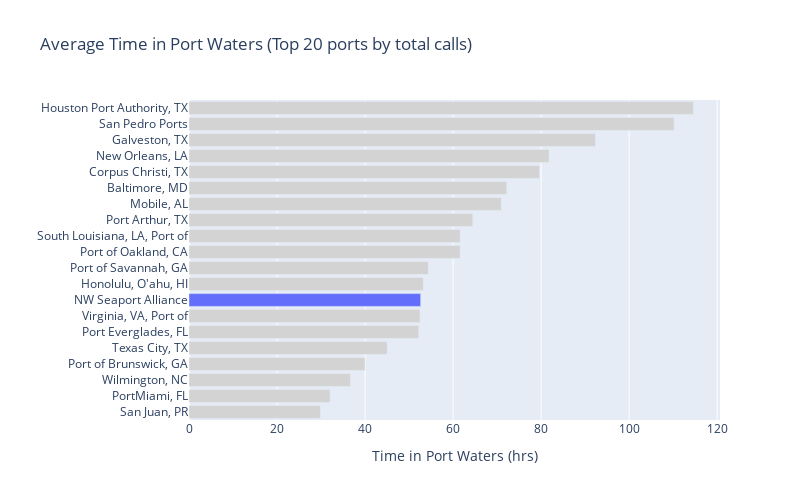

Here is the notebook cell this chart was saved with:
### Markdown cell above
better: total volume per hour at berth

### Code cell
#get top 20 ports by calls
top_groups_calls = (
    calls_df
    .group_by('port_group')
    .agg(pl.col('call_id').count().alias('total_calls'))
    .sort(pl.col('total_calls'), descending=True)
    .limit(20)
)

#plot
bar_ranking(df=calls_df, cat_group='port_group', stat_col='hrs_in_port_waters',
            filter_col='port_group', filter=top_groups_calls['port_group'],
            stat_alias='Time in Port Waters (hrs)', 
            title='Average Time in Port Waters (Top 20 ports by total calls)',
            labels={'port_group':''}, highlight='NW Seaport Alliance',
            limit=50, width=800, height=500)

### Figure 1 — Plotly figure (JSON) as saved in the notebook; plotly's stock layout.template omitted (floating-point values rounded to 4 significant figures)
{"data": [{"hovertemplate": "Time in Port Waters (hrs)=%{x}<br>=%{y}<extra></extra>", "legendgroup": "", "marker": {"color": ["lightgrey", "lightgrey", "lightgrey", "lightgrey", "lightgrey", "lightgrey", "lightgrey", "#636efa", "lightgrey", "lightgrey", "lightgrey", "lightgrey", "lightgrey", "lightgrey", "lightgrey", "lightgrey", "lightgrey", "lightgrey", "lightgrey", "lightgrey"], "pattern": {"shape": ""}}, "name": "", "orientation": "h", "showlegend": false, "textposition": "auto", "type": "bar", "x": [29.86, 32.09, 36.68, 39.97, 45.04, 52.19, 52.47, 52.63, 53.22, 54.38, 61.58, 61.61, 64.47, 70.92, 72.19, 79.64, 81.81, 92.35, 110.2, 114.6], "xaxis": "x", "y": ["San Juan, PR", "PortMiami, FL", "Wilmington, NC", "Port of Brunswick, GA", "Texas City, TX", "Port Everglades, FL", "Virginia, VA, Port of", "NW Seaport Alliance", "Honolulu, O'ahu, HI", "Port of Savannah, GA", "Port of Oakland, CA", "South Louisiana, LA, Port of", "Port Arthur, TX", "Mobile, AL", "Baltimore, MD", "Corpus Christi, TX", "New Orleans, LA", "Galveston, TX", "San Pedro Ports", "Houston Port Authority, TX"], "yaxis": "y"}], "layout": {"barmode": "relative", "height": 500, "legend": {"tracegroupgap": 0}, "title": {"text": "Average Time in Port Waters (Top 20 ports by total calls)"}, "width": 800, "xaxis": {"anchor": "y", "domain": [0, 1], "title": {"text": "Time in Port Waters (hrs)"}}, "yaxis": {"anchor": "x", "domain": [0, 1], "title": {"text": ""}}}}
